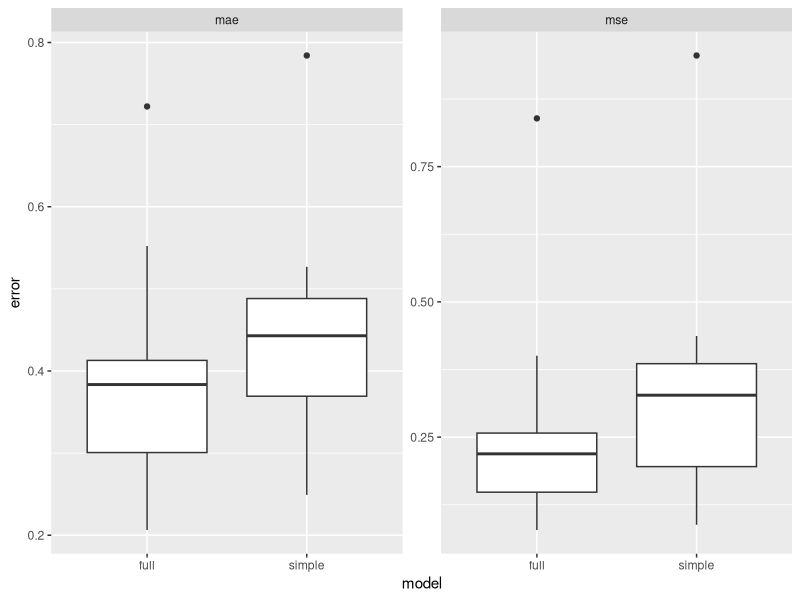
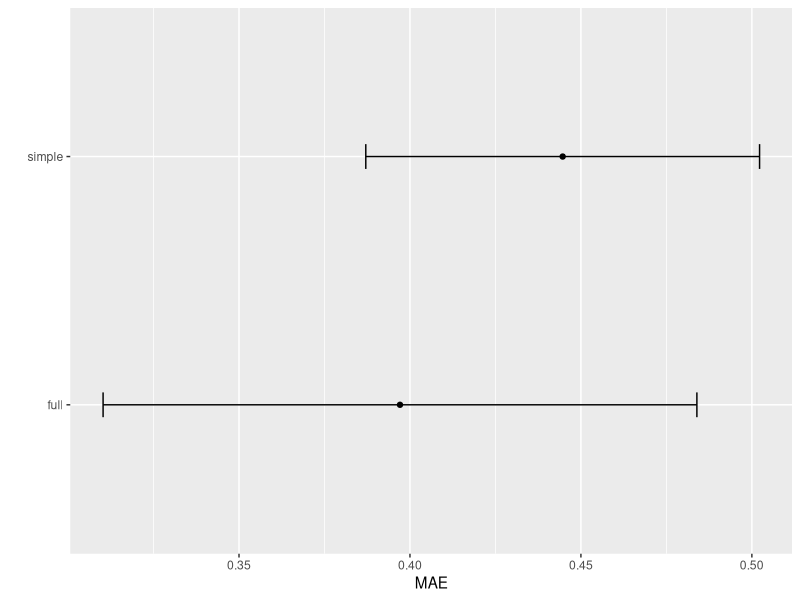
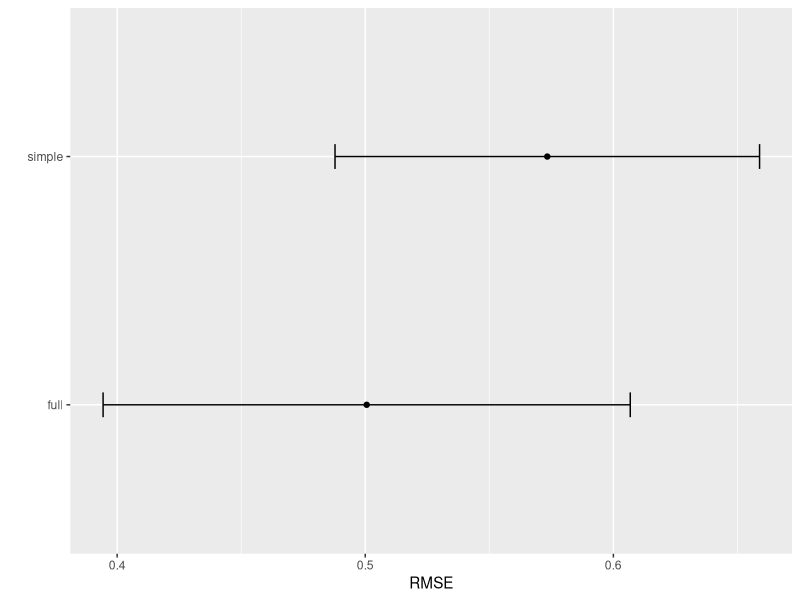
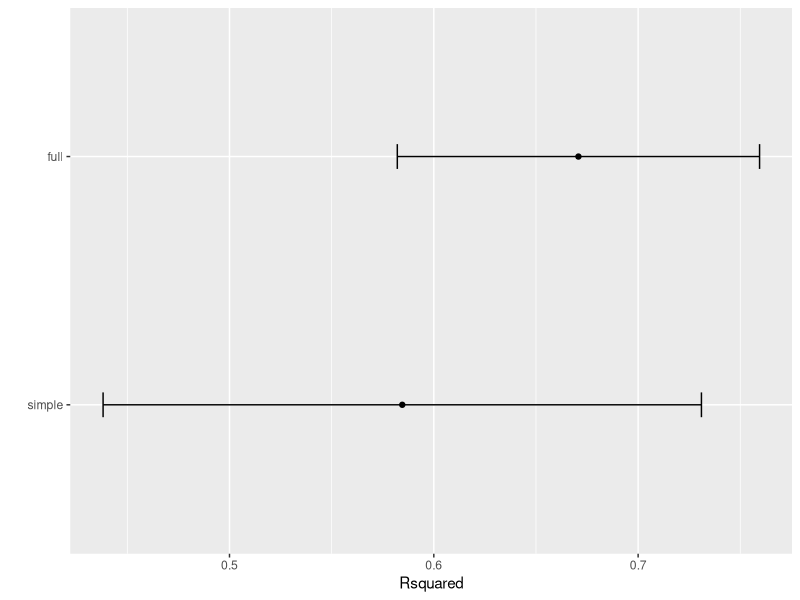
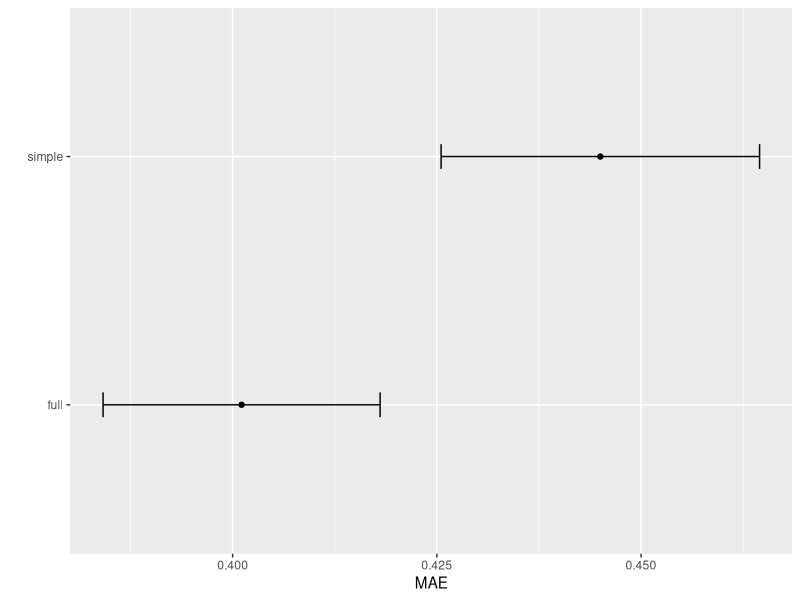

Generate these figures, in order, with R:
## ---- chunk 1
library(tidyverse)
data(environmental, package = "lattice")
environmental = environmental |> 
  mutate(lozone = log(ozone))
lm2 = lm(lozone ~ temperature, data = environmental)
lm3 = lm(lozone ~ radiation + temperature + wind, environmental)
## ---- chunk 2
summary(lm2)$r.squared # lozone ~ temperature

summary(lm3)$r.squared # lozone ~ radiation + temperature + wind
## ---- chunk 3
n = nrow(environmental)
n
## ---- chunk 4
# this box is from the slides
n_train = floor(0.8*n)
n_test = n - n_train
grp_labs = rep(c("Train","Test"), times = c(n_train, n_test)) 
environmental$grp = sample(grp_labs)
train_dat = environmental |> filter(grp == "Train")
lm_simple_train = lm(lozone ~ temperature, data = train_dat)
lm_full_train = lm(lozone ~ radiation + temperature + wind, data = train_dat)
test_dat = environmental |> filter(grp == "Test")
simple_pred = predict(lm_simple_train, newdata = test_dat)
full_pred = predict(lm_full_train, newdata = test_dat)
## ---- chunk 5
n_train = floor(0.8*n) # 88
n_test = n - n_train # 23
## ---- chunk 6
set.seed(1) # for reuse ability
grp_labs = rep(c("Train","Test"), times = c(n_train, n_test)) 
table(grp_labs)
# sample group labs without replacement
# st we achieve random sampling 
environmental$grp =  sample(grp_labs, replace = FALSE) 
## ---- chunk 7
environmental
## ---- chunk 8
train_dat = environmental |> filter(grp == "Train") # take the train group
test_dat = environmental |> filter(grp == "Test")
## ---- chunk 9
lm_simple_train = lm(lozone ~ temperature, data = train_dat)
lm_full_train = lm(lozone ~ radiation + temperature + wind, data = train_dat)
## ---- chunk 10
simple_pred = predict(lm_simple_train, newdata = test_dat)
full_pred = predict(lm_full_train, newdata = test_dat)
## ---- chunk 11
simple_mse = mean((test_dat$lozone - simple_pred)^2)
sqrt(simple_mse)
## ---- chunk 12
full_mse = mean((test_dat$lozone - full_pred)^2)
sqrt(full_mse)
## ---- chunk 13
simple_mae = mean(abs(test_dat$lozone - simple_pred))
simple_mae
## ---- chunk 14
full_mae = mean(abs(test_dat$lozone - full_pred))
full_mae # = 0.47 
## ---- chunk 15
set.seed(2)
nrow(environmental) # = 111
environmental$grp = NULL # remove the grp variable we added previously
fold_id = c(1, rep(1:10, each = 11))
table(fold_id)
## ---- chunk 16
environmental$fold_id = sample(fold_id, replace = FALSE)
head(environmental)
## ---- chunk 17
k = 10
simple_mse = full_mse = vector(mode = "numeric", length = k)
simple_mae = full_mae = vector(mode = "numeric", length = k)
## ---- chunk 18
res = data.frame(pred = NA, lozone = NA)
for(i in 1:k) { 
  
  test_set = environmental[fold_id == i,]
  training_set = environmental[fold_id != i,]
  
  simple_lm = lm(lozone ~ temperature, data = training_set)
  simple_pred = predict(simple_lm, test_set)
  
  # what I tried to do in lectures almost worked except I mispelt pred as red:
  res = rbind(res, cbind(pred = simple_pred , lozone = test_set$lozone))
  
  simple_mse[i] = mean((test_set$lozone - simple_pred)^2)
  simple_mae[i] = mean(abs(test_set$lozone - simple_pred))
  
  full_lm = lm(lozone ~ radiation + temperature + wind, data = training_set)
  full_pred = predict(full_lm, test_set)
  full_mse[i] = mean((test_set$lozone - full_pred)^2)
  full_mae[i] = mean(abs(test_set$lozone - full_pred))
  
}
dim(res)
# res # a data frame with the original y and the values that we predict from CV
# https://stats.stackexchange.com/questions/230913/how-caret-calculates-r-squared
cor(res, use = "pairwise.complete.obs")^2
## ---- chunk 19
simple_mse |> sqrt() |> round(2)
## ---- chunk 20
# box from lecture slides
k = 10
simple_mse = full_mse = vector(mode = "numeric", length = k)
simple_mae = full_mae = vector(mode = "numeric", length = k)
for(i in 1:k) { # go through each of the 10 folds
  test_set = environmental[fold_id == i,] # only those test id's = i
  training_set = environmental[fold_id != i,] # the other data points/rows
  simple_lm = lm(lozone ~ temperature, data = training_set)
  simple_pred = predict(simple_lm, test_set)
  simple_mse[i] = mean((test_set$lozone - simple_pred)^2)
  simple_mae[i] = mean(abs(test_set$lozone - simple_pred))
  full_lm = lm(lozone ~ radiation + temperature + wind, data = training_set)
  full_pred = predict(full_lm, test_set)
  full_mse[i] = mean((test_set$lozone - full_pred)^2)
  full_mae[i] = mean(abs(test_set$lozone - full_pred))
}
## ---- chunk 21
cv_res = tibble(simple_mse, full_mse, 
                simple_mae, full_mae)
cv_res
## ---- chunk 22
# Find the averages:
cv_sum_res = cv_res |> 
  summarise(
    across(.cols = everything(), 
           mean)
  )
cv_sum_res |> t()
## ---- chunk 23
sqrt(cv_sum_res[,1:2])
## ---- chunk 24
cv_res |> gather(key = "metric", value = "error") |> 
  separate(col = metric, into = c("model","metric")) |> 
  ggplot(aes(x = model, y = error)) + facet_wrap(~metric, scales = "free_y") + 
  geom_boxplot() 
## ---- chunk 25
# box from lecture slides
library(caret) # works for all types of different prediction models

cv_full = train(
  lozone ~ radiation + temperature + wind, environmental,
  method = "lm",
  trControl = trainControl(
    method = "cv", number = 10, # 10-fold cv
    verboseIter = FALSE
  )
)
cv_full
## ---- chunk 26
library(caret)
tr_ctrl = trainControl(
    method = "cv", 
    number = 10,
    verboseIter = FALSE
  )

cv_full = train(
  lozone ~ radiation + temperature + wind, 
  data =  environmental,
  method = "lm",
  trControl = tr_ctrl
)
cv_full
## ---- chunk 27
cv_simple = train(
  lozone ~ temperature, 
  environmental,
  method = "lm",
  trControl = tr_ctrl # the training method definded before
)
cv_simple
## ---- chunk 28
# take the train objects and visualise thier performance
results <- caret::resamples(list(simple = cv_simple,  full = cv_full))

ggplot(results, metric = "MAE") +
  labs(y = "MAE") 

ggplot(results, metric = "RMSE") +
  labs(y = "RMSE")

ggplot(results, metric = "Rsquared") +
  labs(y = "Rsquared") 
## ---- chunk 29
library(caret)
tr_ctrl = trainControl(
    method = "repeatedcv", number = 10, repeats = 10,
    verboseIter = FALSE
  )
cv_full = train(
  lozone ~ radiation + temperature + wind, environmental,
  method = "lm",
  trControl = tr_ctrl
)
cv_full
## ---- chunk 30
cv_simple = train(
  lozone ~ temperature, 
  environmental,
  method = "lm",
  trControl = tr_ctrl
)
cv_simple
## ---- chunk 31
results <- caret::resamples(list(simple = cv_simple,  full = cv_full))
ggplot(results, metric = "MAE") +
  labs(y = "MAE")
